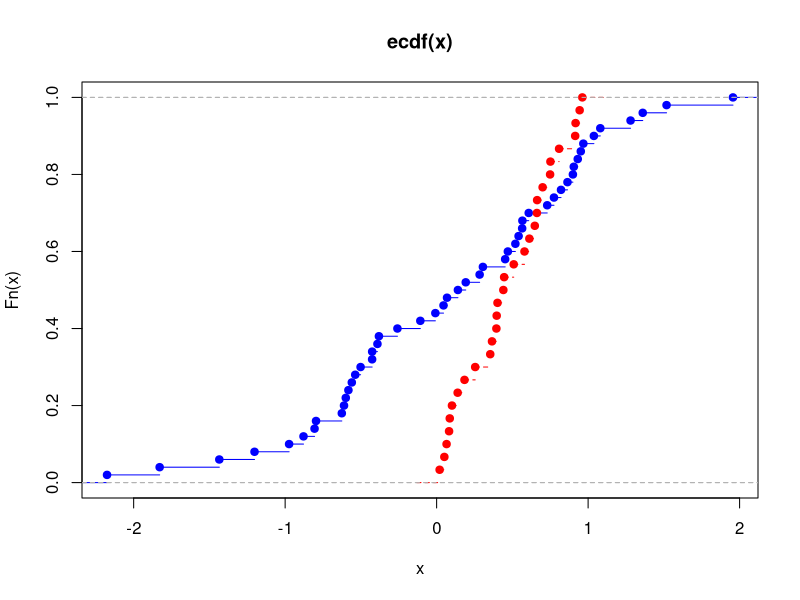

The R script that drew this image:
# Read the CSV files
x <- read.csv("x.csv", header = FALSE)
y <- read.csv("y.csv", header = FALSE)
 
# Convert data to numeric
x <- as.numeric(as.character(x$V1))
y <- as.numeric(as.character(y$V1))
 
# Perform the Kolmogorov-Smirnov test
ks_result <- ks.test(x, y)
 
# Print the test result
print(ks_result)

	
# visualization
plot(ecdf(x),
      xlim = range(c(x, y)),
      col = "blue")
 plot(ecdf(y),
      add = TRUE,
      lty = "dashed",
      col = "red")
 
# performing the K-S
# Test on x and y
ks.test(x, y, alternative = "l")

